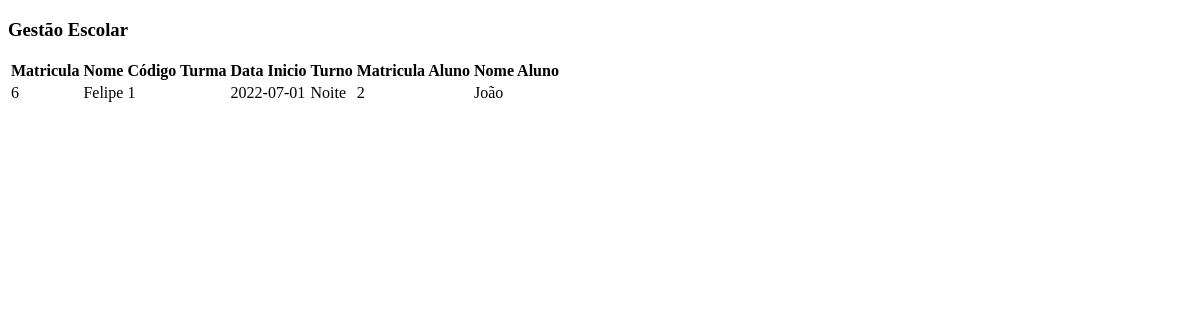
/turmas/professor, run on an earlier commit of the app's database.
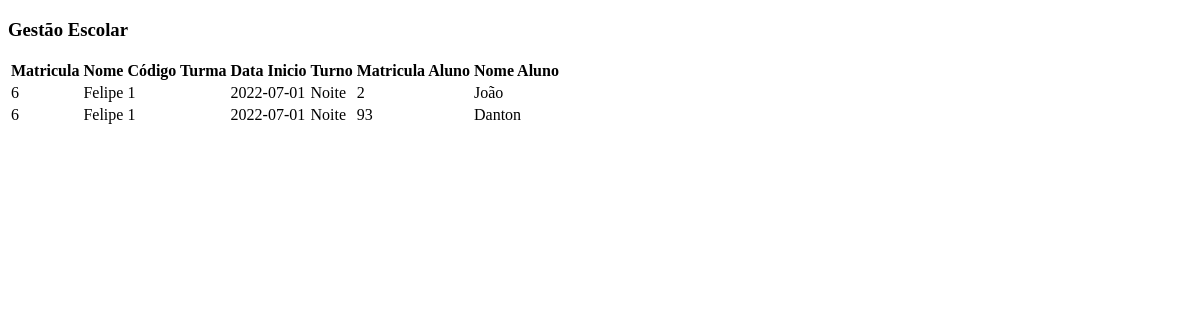
And on a later commit of the database.
### tables this page shows
CREATE TABLE Turmas_Alunos(
    codigo_turma INTEGER
        REFERENCES Turmas ( codigo ),

    matricula_aluno INTEGER
        REFERENCES Alunos ( matricula ),
        
    PRIMARY KEY(
        codigo_turma,
        matricula_aluno    
    )
);

CREATE TABLE Professores (matricula INTEGER PRIMARY KEY AUTOINCREMENT, nome VARCHAR (255) NOT NULL, cpf CHAR (11) NOT NULL, telefone CHAR (11), email VARCHAR (255), ativo BOOLEAN DEFAULT (1), formacao VARCHAR (255), especialidade VARCHAR (255));

CREATE TABLE Turmas (codigo INTEGER PRIMARY KEY AUTOINCREMENT, periodo VARCHAR (255) NOT NULL, data_inicio DATE NOT NULL, data_fim DATE NOT NULL, codigo_curso INTEGER REFERENCES Cursos (codigo), matricula_professor INTEGER REFERENCES Professores (matricula));

CREATE TABLE Alunos (
    matricula INTEGER PRIMARY KEY AUTOINCREMENT,
    nome VARCHAR (255) NOT NULL,
    cpf CHAR (11) NOT NULL,
    telefone CHAR (11),
    email VARCHAR (255) NOT NULL
);

### main.py (the view)
@app.route('/turmas/professor')
def turmas_professor():
    con = sqlite3.connect("gestao_escolar.db")
    cur = con.cursor()
    sql = """
        SELECT
            prof.matricula AS mat_professor,
            prof.nome AS prof_nome,
            tur.codigo,
            tur.data_inicio,
            tur.periodo,
            tur_alu.matricula_aluno,
            alu.nome AS alu_nome
        FROM
            Professores AS prof
        INNER JOIN
            Turmas AS tur ON prof.matricula = tur.matricula_professor
        INNER JOIN
            Turmas_Alunos AS tur_alu ON tur.codigo = tur_alu.codigo_turma
        INNER JOIN
            Alunos AS alu ON tur_alu.matricula_aluno = alu.matricula
        WHERE
            prof.nome = 'Felipe'
    """
    cur.execute(sql)
    turmas_professor = cur.fetchall()
    con.close()
    return render_template('turmas-professor.html', turmas_professor=turmas_professor)

### templates/turmas-professor.html
{% extends "base.html" %}
{% block conteudo %}
    <table>
        <tr>
            <th>Matricula</th>
            <th>Nome</th>
            <th>Código Turma</th>
            <th>Data Inicio</th>
            <th>Turno</th>
            <th>Matricula Aluno</th>
            <th>Nome Aluno</th>
        </tr>
        {% for item in turmas_professor %}
        <tr>
            <td>{{ item[0] }}</td>
            <td>{{ item[1] }}</td>
            <td>{{ item[2] }}</td>
            <td>{{ item[3] }}</td>
            <td>{{ item[4] }}</td>
            <td>{{ item[5] }}</td>
            <td>{{ item[6] }}</td>
            <td>{{ item[7] }}</td>
        </tr>
        {% endfor %}
    </table>
{% endblock %}

### templates/base.html (shortened to what this page needs)
<!DOCTYPE html>
<html lang="en">
<head>
</head>
<body>
    <h3>Gestão Escolar</h3>
    {% block conteudo %}
    {% endblock %}
</body>
</html>

What changed in the data, as far as the page shows it:
added Turmas_Alunos: matricula "6", nome "Felipe", codigo "1", data_inicio "2022-07-01", periodo "Noite", matricula_aluno "93", nome "Danton"
